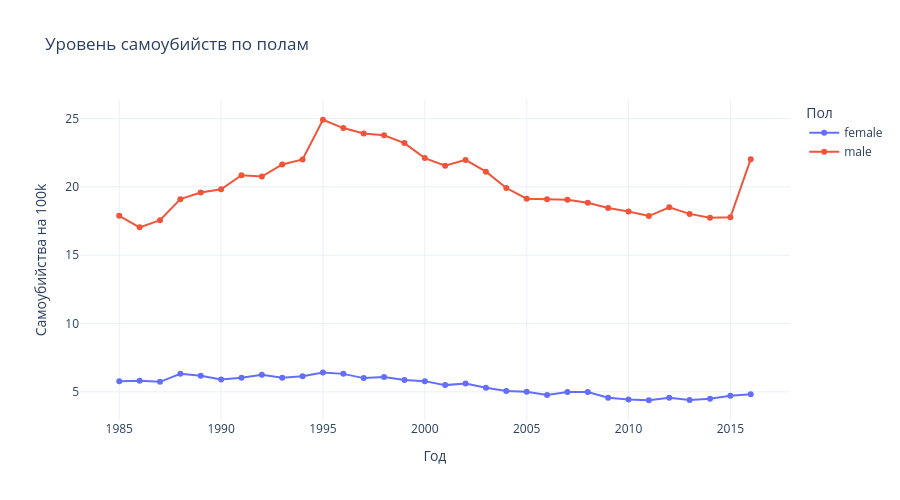

Here is the notebook cell this chart was saved with:
### Markdown cell above
## 6. Визуализация 2: Распределение по полам

### Code cell
# Сравнение по полам
sex_data = df.groupby(['sex', 'year'])['suicide_rate'].mean().reset_index()

fig2 = px.line(
    sex_data,
    x='year',
    y='suicide_rate',
    color='sex',
    title='Уровень самоубийств по полам',
    labels={'suicide_rate': 'Самоубийства на 100k', 'year': 'Год', 'sex': 'Пол'},
    markers=True
)

fig2.update_layout(
    height=500,
    hovermode='x unified',
    template='plotly_white'
)

fig2.show()

# Статистика по полам
print("\nСредний уровень самоубийств по полам:")
sex_stats = df.groupby('sex')['suicide_rate'].agg(['mean', 'median', 'std', 'min', 'max']).round(2)
display(sex_stats)

### Figure 1 — Plotly figure (JSON) as saved in the notebook; plotly's stock layout.template omitted (floating-point values rounded to 4 significant figures)
{"data": [{"hovertemplate": "Пол=female<br>Год=%{x}<br>Самоубийства на 100k=%{y}<extra></extra>", "legendgroup": "female", "line": {"color": "#636efa", "dash": "solid"}, "marker": {"symbol": "circle"}, "mode": "lines+markers", "name": "female", "orientation": "v", "showlegend": true, "x": [1985, 1986, 1987, 1988, 1989, 1990, 1991, 1992, 1993, 1994, 1995, 1996, 1997, 1998, 1999, 2000, 2001, 2002, 2003, 2004, 2005, 2006, 2007, 2008, 2009, 2010, 2011, 2012, 2013, 2014, 2015, 2016], "xaxis": "x", "y": [5.777, 5.813, 5.732, 6.323, 6.177, 5.907, 6.028, 6.25, 6.031, 6.142, 6.42, 6.314, 6.005, 6.08, 5.868, 5.783, 5.492, 5.606, 5.302, 5.054, 5.008, 4.769, 4.994, 4.979, 4.57, 4.442, 4.385, 4.563, 4.403, 4.501, 4.71, 4.819], "yaxis": "y", "type": "scatter"}, {"hovertemplate": "Пол=male<br>Год=%{x}<br>Самоубийства на 100k=%{y}<extra></extra>", "legendgroup": "male", "line": {"color": "#EF553B", "dash": "solid"}, "marker": {"symbol": "circle"}, "mode": "lines+markers", "name": "male", "orientation": "v", "showlegend": true, "x": [1985, 1986, 1987, 1988, 1989, 1990, 1991, 1992, 1993, 1994, 1995, 1996, 1997, 1998, 1999, 2000, 2001, 2002, 2003, 2004, 2005, 2006, 2007, 2008, 2009, 2010, 2011, 2012, 2013, 2014, 2015, 2016], "xaxis": "x", "y": [17.88, 17.03, 17.56, 19.1, 19.58, 19.82, 20.85, 20.75, 21.64, 22.0, 24.91, 24.3, 23.9, 23.77, 23.2, 22.1, 21.55, 21.97, 21.11, 19.91, 19.13, 19.09, 19.06, 18.84, 18.45, 18.19, 17.86, 18.51, 18.02, 17.74, 17.76, 22.02], "yaxis": "y", "type": "scatter"}], "layout": {"xaxis": {"anchor": "y", "domain": [0.0, 1.0], "title": {"text": "Год"}}, "yaxis": {"anchor": "x", "domain": [0.0, 1.0], "title": {"text": "Самоубийства на 100k"}}, "legend": {"title": {"text": "Пол"}, "tracegroupgap": 0}, "title": {"text": "Уровень самоубийств по полам"}, "height": 500, "hovermode": "x unified"}}
